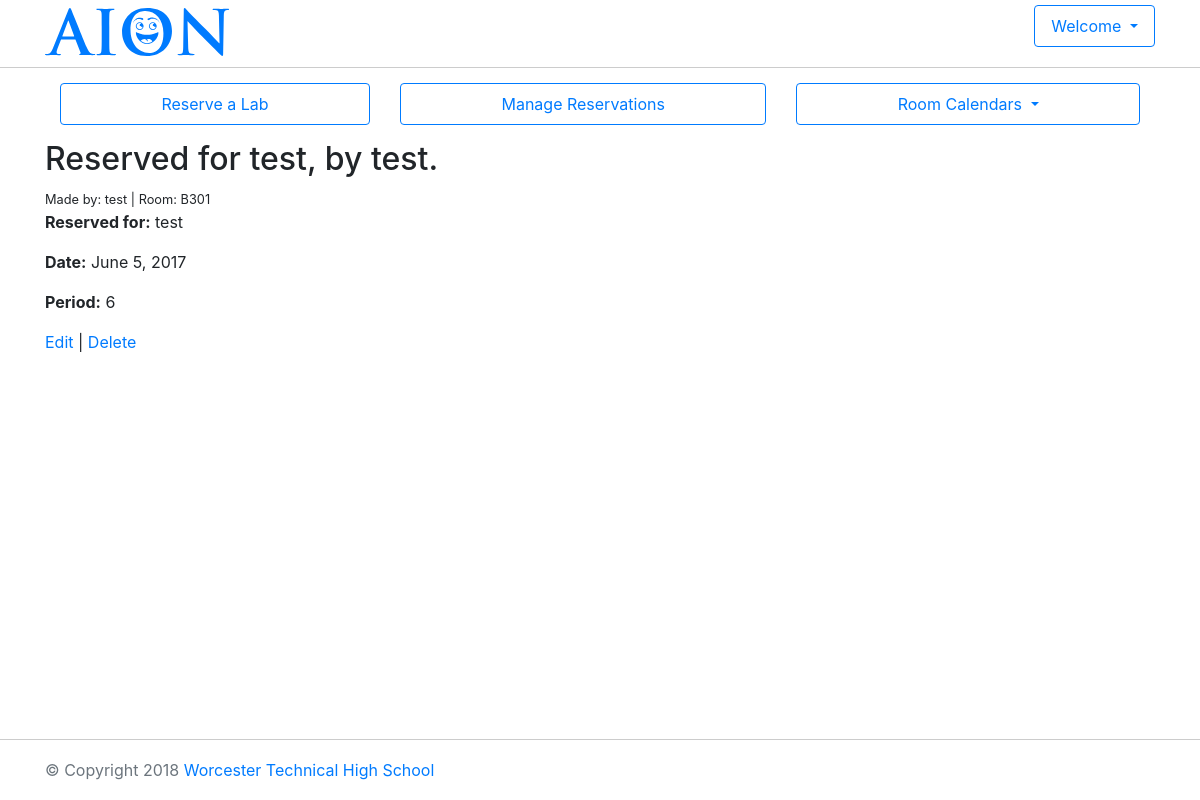
Page /labreserve/bookings/2 (signed in) on the committed database.
### labreserve/models.py (models this page shows, shortened)
class Booking(models.Model):
    periods = (
        (1, '1st Period'),
        (2, '2nd Period'),
        (3, '3rd Period'),
        (4, '4th Period'),
        (5, '5th Period'),
        (6, '6th Period'),
        (7, '7th Period'),
        (8, '8th Period'),
    )
    room = models.ForeignKey(Room, on_delete=models.CASCADE)
    booking_owner = models.ForeignKey(User)
    booking_date = models.DateField(('Reservation Date'))#, default=date.today )
    booking_client = models.CharField(('Reserved For'), max_length=200)
    booking_period = models.IntegerField(('Period'), choices=periods, default=1)
    class Meta:
        unique_together = [
            ("booking_date", "booking_period", "room")
        ]
        default_permissions = ('add', 'change', 'delete', 'view')
    def get_absolute_url(self):
        return reverse('booking-detail', args=[str(self.id)])
    def __str__(self):
        description = 'Reserved for %s, by %s.' % (self.booking_client, self.booking_owner)
        return description

class Room(models.Model):
    room_text = models.CharField(max_length=10)
    room_no_of_computers = models.IntegerField(default=0)
    room_description = models.CharField(max_length=200)
    room_has_projector = models.BooleanField(default=False)
    class Meta:
        permissions = (('room_admin', 'Can Add, Edit, Delete Rooms'),)
    def __str__(self):
        return self.room_text

### labreserve/views.py (the view)
# urls.py: url(r'^bookings/(?P<pk>\d+)$', views.BookingDetailView.as_view(), name='booking-detail'),
@method_decorator(login_required, name='dispatch')
class BookingDetailView(generic.DetailView):
    model=Booking

### labreserve/templates/labreserve/booking_detail.html (shortened to what this page needs)
{% extends "base.html" %}
{% block content %}
  <h2>{{ booking }}</h2>
  <small>Made by: {{ booking.booking_owner }} | Room: {{ booking.room }}</small>
  <p><strong>Reserved for:</strong> {{ booking.booking_client }}</p>
  <p><strong>Date:</strong> {{ booking.booking_date }}</p>
  <p><strong>Period:</strong> {{ booking.booking_period }}</p>
  <a href="{{ booking.get_absolute_url }}/update/">Edit</a> |
  <a href="{{ booking.get_absolute_url }}/delete/">Delete</a>
{% endblock %}

### labreserve/static/labreserve/style.css (style rules this page uses)
html { position: relative; min-height: 100%; }
body { margin-bottom: 60px; }

### rows in the picture
Booking: booking_client+booking_owner "Reserved for test, by test.", booking_owner "test", room "B301", booking_client "test", booking_date "June 5, 2017", booking_period "6"
